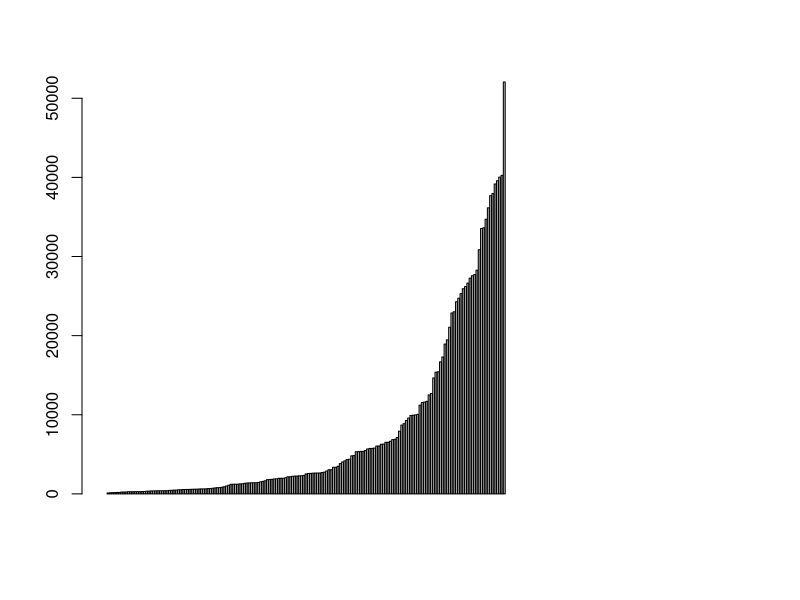
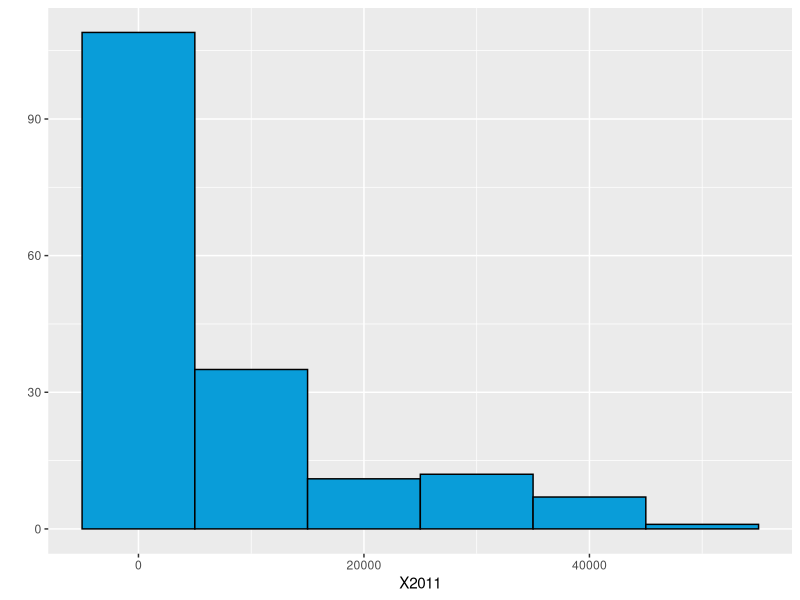

Write the R code that produced these figures, in order.
setwd('~/Desktop/ud651-r-eda/lesson3')
incomes = read.csv('./GDPpercapitaconstant2000US.csv', header = TRUE, row.names = 1)

# Show richest countries in 2011
incomes[order(incomes$X2011,
              decreasing=TRUE),
              'X2011',
              drop=FALSE]

# Show countries with income between 20-30k
subset(incomes,
        X2011 >= 20000 & X2011 < 30000,
        select = 'X2011',
        )

barplot(incomes[order(incomes$X2011), 'X2011'])

library('ggplot2')
qplot(x = X2011,
      data = incomes,
      binwidth=10000,
      color=I('black'),
      fill=I('#099DD9'))

summary(incomes$X2011)

